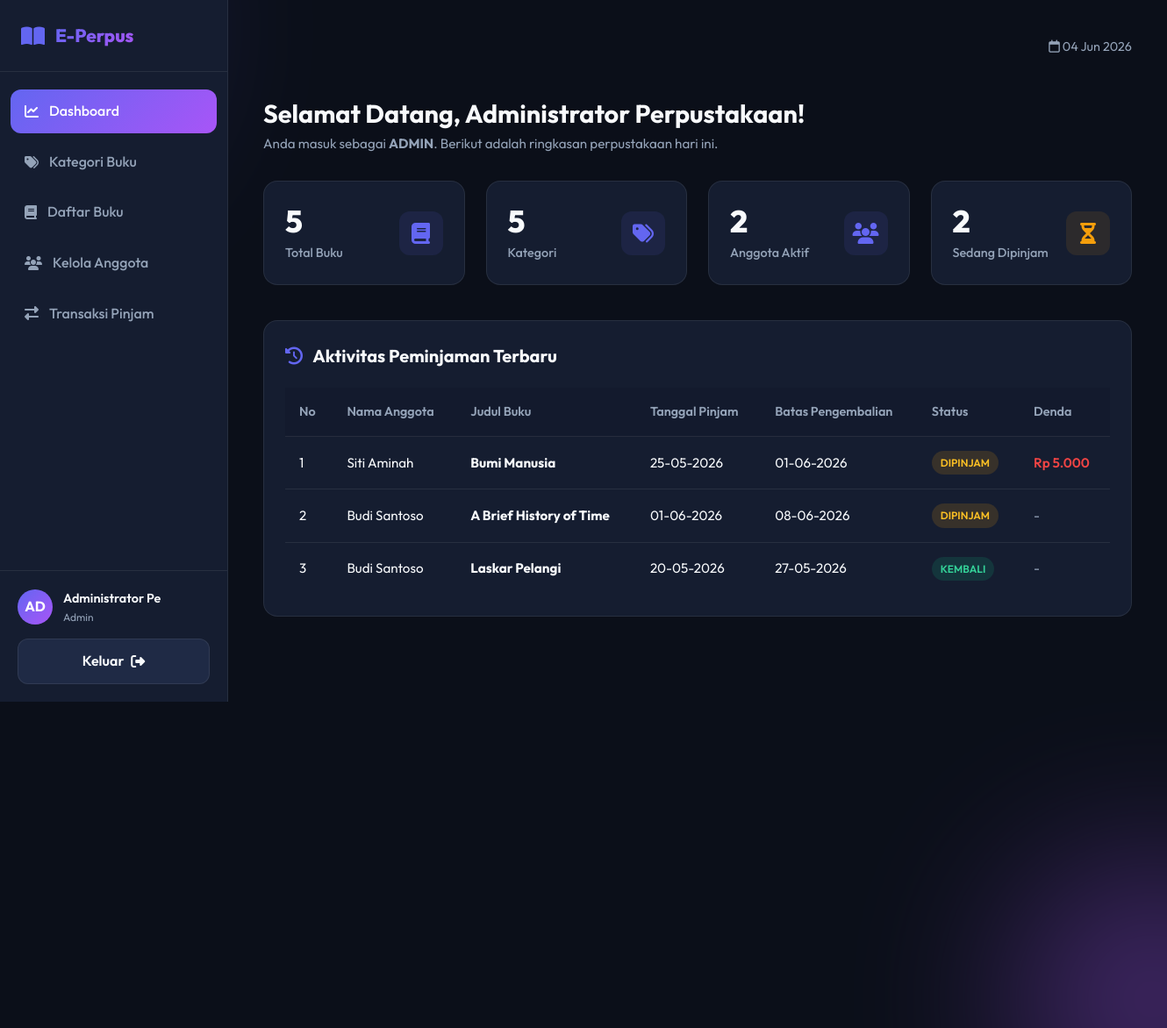
/admin/index.php (signed in), run on the app's committed database.
### tables this page shows
CREATE TABLE IF NOT EXISTS transaksi (
    id INT AUTO_INCREMENT PRIMARY KEY,
    id_user INT NOT NULL,
    id_buku INT NOT NULL,
    tanggal_pinjam DATE NOT NULL,
    tanggal_kembali DATE NOT NULL,
    status ENUM('dipinjam', 'kembali') NOT NULL DEFAULT 'dipinjam',
    denda INT NOT NULL DEFAULT 0,
    FOREIGN KEY (id_user) REFERENCES users(id) ON DELETE CASCADE ON UPDATE CASCADE,
    FOREIGN KEY (id_buku) REFERENCES buku(id) ON DELETE CASCADE ON UPDATE CASCADE
);

CREATE TABLE IF NOT EXISTS users (
    id INT AUTO_INCREMENT PRIMARY KEY,
    username VARCHAR(50) NOT NULL UNIQUE,
    password VARCHAR(255) NOT NULL,
    nama_lengkap VARCHAR(100) NOT NULL,
    email VARCHAR(100) NOT NULL,
    role ENUM('admin', 'anggota') NOT NULL DEFAULT 'anggota',
    created_at TIMESTAMP DEFAULT CURRENT_TIMESTAMP
);

CREATE TABLE IF NOT EXISTS buku (
    id INT AUTO_INCREMENT PRIMARY KEY,
    id_kategori INT NULL,
    judul VARCHAR(255) NOT NULL,
    penulis VARCHAR(100) NOT NULL,
    penerbit VARCHAR(100) NOT NULL,
    tahun_terbit INT NOT NULL,
    jumlah INT NOT NULL DEFAULT 0,
    cover_image VARCHAR(255) NULL,
    FOREIGN KEY (id_kategori) REFERENCES kategori(id) ON DELETE SET NULL ON UPDATE CASCADE
);

### admin/index.php (the view, shortened to what this page needs)
<?php
require_once 'header.php';
$count_buku = 0;
$count_kategori = 0;
$count_anggota = 0;
$count_pinjam = 0;
$recent_loans = [];
try {
    if ($role === 'admin') {
        $count_buku = $pdo->query("SELECT COUNT(*) FROM buku")->fetchColumn();
        $count_kategori = $pdo->query("SELECT COUNT(*) FROM kategori")->fetchColumn();
        $count_anggota = $pdo->query("SELECT COUNT(*) FROM users WHERE role = 'anggota'")->fetchColumn();
        $count_pinjam = $pdo->query("SELECT COUNT(*) FROM transaksi WHERE status = 'dipinjam'")->fetchColumn();
        $stmt = $pdo->query("SELECT t.*, u.nama_lengkap, b.judul
                             FROM transaksi t
                             JOIN users u ON t.id_user = u.id
                             JOIN buku b ON t.id_buku = b.id
                             ORDER BY t.id DESC LIMIT 5");
        $recent_loans = $stmt->fetchAll();
    }
} catch (PDOException $e) {
    echo "<div class='alert alert-danger'>Gagal memuat data: " . $e->getMessage() . "</div>";
}
?>
<div class="page-title">
    <h1>Selamat Datang, <?= htmlspecialchars($nama_lengkap) ?>!</h1>
    <p>Anda masuk sebagai <strong><?= htmlspecialchars(strtoupper($role)) ?></strong>. Berikut adalah ringkasan perpustakaan hari ini.</p>
</div>
<div class="metrics-grid" style="margin-top: 30px;">
    <?php if ($role === 'admin'): ?>
        <div class="metric-card">
            <div class="metric-info">
                <h3><?= $count_buku ?></h3>
                <p>Total Buku</p>
            </div>
            <div class="metric-icon">
                <i class="fa-solid fa-book"></i>
            </div>
        </div>
        <div class="metric-card">
            <div class="metric-info">
                <h3><?= $count_kategori ?></h3>
                <p>Kategori</p>
            </div>
            <div class="metric-icon">
                <i class="fa-solid fa-tags"></i>
            </div>
        </div>
        <div class="metric-card">
            <div class="metric-info">
                <h3><?= $count_anggota ?></h3>
                <p>Anggota Aktif</p>
            </div>
            <div class="metric-icon">
                <i class="fa-solid fa-users"></i>
            </div>
        </div>
        <div class="metric-card">
            <div class="metric-info">
                <h3><?= $count_pinjam ?></h3>
                <p>Sedang Dipinjam</p>
            </div>
            <div class="metric-icon" style="background: rgba(245, 158, 11, 0.1); color: var(--warning);">
                <i class="fa-solid fa-hourglass-half"></i>
            </div>
        </div>
    <?php endif; ?>
</div>
<div class="data-card">
    <div class="card-header">
        <h2><i class="fa-solid fa-history" style="color: var(--accent-primary); margin-right: 8px;"></i> Aktivitas Peminjaman Terbaru</h2>
    </div>
    <div class="table-responsive">
        <table class="custom-table">
            <thead>
                <tr>
                    <th>No</th>
                    <?php if ($role === 'admin'): ?>
                        <th>Nama Anggota</th>
                    <?php endif; ?>
                    <th>Judul Buku</th>
                    <th>Tanggal Pinjam</th>
                    <th>Batas Pengembalian</th>
                    <th>Status</th>
                    <th>Denda</th>
                </tr>
            </thead>
            <tbody>
                <?php if (count($recent_loans) > 0): ?>
                    <?php $no = 1; foreach ($recent_loans as $loan): ?>
                        <tr>
                            <td><?= $no++ ?></td>
                            <?php if ($role === 'admin'): ?>
                                <td><?= htmlspecialchars($loan['nama_lengkap']) ?></td>
                            <?php endif; ?>
                            <td><strong><?= htmlspecialchars($loan['judul']) ?></strong></td>
                            <td><?= date('d-m-Y', strtotime($loan['tanggal_pinjam'])) ?></td>
                            <td><?= date('d-m-Y', strtotime($loan['tanggal_kembali'])) ?></td>
                            <td>
                                <?php if ($loan['status'] === 'dipinjam'): ?>
                                    <span class="badge badge-warning">Dipinjam</span>
                                <?php else: ?>
                                    <span class="badge badge-success">Kembali</span>
                                <?php endif; ?>
                            </td>
                            <td>
                                <?php if ($loan['denda'] > 0): ?>
                                    <span style="color: var(--danger); font-weight: 600;">Rp <?= number_format($loan['denda'], 0, ',', '.') ?></span>
                                <?php else: ?>
                                    <span style="color: var(--text-secondary);">-</span>
                                <?php endif; ?>
                            </td>
                        </tr>
                    <?php endforeach; ?>
                <?php endif; ?>
            </tbody>
        </table>
    </div>
</div>
<?php
require_once 'footer.php';
?>

### admin/header.php (shortened to what this page needs)
<?php
$role = $_SESSION['role'];
$nama_lengkap = $_SESSION['nama_lengkap'];
$nama_inisial = strtoupper(substr($nama_lengkap, 0, 2));
$current_page = basename($_SERVER['PHP_SELF']);
?>
<!DOCTYPE html>
<html lang="id">
<head>
    <link rel="stylesheet" href="../assets/css/style.css">
    <link rel="stylesheet" href="https://cdnjs.cloudflare.com/ajax/libs/font-awesome/6.4.0/css/all.min.css">
</head>
<body>
    <div class="orb orb-2"></div>
    <div class="app-container">
        <aside class="sidebar">
            <div class="sidebar-brand">
                <i class="fa-solid fa-book-open" style="font-size: 1.5rem; color: var(--accent-primary);"></i>
                <h2>E-Perpus</h2>
            </div>
            <ul class="sidebar-menu">
                <li class="sidebar-menu-item <?= ($current_page == 'index.php') ? 'active' : '' ?>">
                    <a href="index.php">
                        <i class="fa-solid fa-chart-line"></i>
                        <span>Dashboard</span>
                    </a>
                </li>
                <?php if ($role === 'admin'): ?>
                    <li class="sidebar-menu-item <?= ($current_page == 'kategori.php') ? 'active' : '' ?>">
                        <a href="kategori.php">
                            <i class="fa-solid fa-tags"></i>
                            <span>Kategori Buku</span>
                        </a>
                    </li>
                <?php endif; ?>
                <li class="sidebar-menu-item <?= ($current_page == 'buku.php') ? 'active' : '' ?>">
                    <a href="buku.php">
                        <i class="fa-solid fa-book"></i>
                        <span>Daftar Buku</span>
                    </a>
                </li>
                <?php if ($role === 'admin'): ?>
                    <li class="sidebar-menu-item <?= ($current_page == 'anggota.php') ? 'active' : '' ?>">
                        <a href="anggota.php">
                            <i class="fa-solid fa-users"></i>
                            <span>Kelola Anggota</span>
                        </a>
                    </li>
                <?php endif; ?>
                <li class="sidebar-menu-item <?= ($current_page == 'transaksi.php') ? 'active' : '' ?>">
                    <a href="transaksi.php">
                        <i class="fa-solid fa-right-left"></i>
                        <span><?= ($role === 'admin') ? 'Transaksi Pinjam' : 'Peminjaman Saya' ?></span>
                    </a>
                </li>
            </ul>
            <div class="sidebar-footer">
                <div class="user-profile-summary">
                    <div class="avatar"><?= $nama_inisial ?></div>
                    <div class="user-info-text">
                        <h4><?= htmlspecialchars(substr($nama_lengkap, 0, 16)) ?></h4>
                        <p><?= htmlspecialchars($role) ?></p>
                    </div>
                </div>
                <a href="../auth/logout.php" class="btn btn-secondary btn-block btn-delete-confirm" data-message="Apakah Anda yakin ingin keluar dari sistem?">
                    Keluar <i class="fa-solid fa-right-from-bracket"></i>
                </a>
            </div>
        </aside>
        <main class="main-content">
            <div class="topbar">
                <div style="margin-left: auto;">
                    <span style="color: var(--text-secondary); font-size: 0.9rem;">
                        <i class="fa-regular fa-calendar"></i> <?= date('d M Y') ?>
                    </span>
                </div>
            </div>

### admin/footer.php (shortened to what this page needs)
        </main>
    </div>
</body>
</html>

### data on the page
transaksi: id_user.nama_lengkap "Siti Aminah", id_buku.judul "Bumi Manusia", tanggal_pinjam "25-05-2026", tanggal_kembali "01-06-2026", status "DIPINJAM", denda "5.000"
transaksi: id_user.nama_lengkap "Budi Santoso", id_buku.judul "A Brief History of Time", tanggal_pinjam "01-06-2026", tanggal_kembali "08-06-2026", status "DIPINJAM"
transaksi: id_user.nama_lengkap "Budi Santoso", id_buku.judul "Laskar Pelangi", tanggal_pinjam "20-05-2026", tanggal_kembali "27-05-2026", status "KEMBALI"

### other printed values
$nama_inisial "AD"
substr($nama_lengkap, 0, 16) "Administrator Pe"
$role "Admin"
$nama_lengkap "Administrator Perpustakaan"
$role "ADMIN"
$count_buku "5"
$count_kategori "5"
$count_anggota "2"
$count_pinjam "2"
